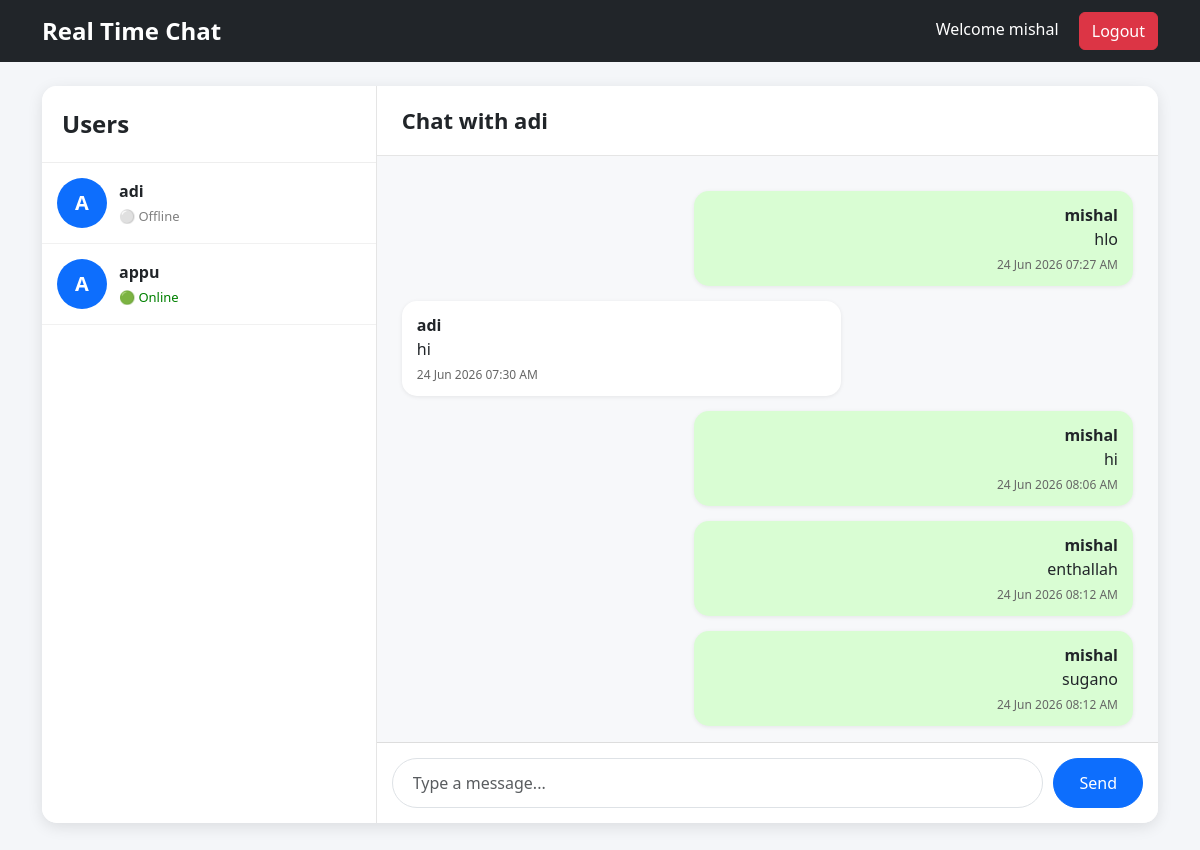
The app's page /chat/3/ (signed in) with its own data.
### accounts/models.py (models this page shows, shortened)
class UserProfile(models.Model):
    user = models.OneToOneField(
        User,
        on_delete=models.CASCADE
    )
    is_online = models.BooleanField(default=False)
    last_seen = models.DateTimeField(auto_now=True)

### chat/models.py (models this page shows, shortened)
class Message(models.Model):
    sender = models.ForeignKey(
        User,
        on_delete=models.CASCADE,
        related_name="sent_messages"
    )
    receiver = models.ForeignKey(
        User,
        on_delete=models.CASCADE,
        related_name="received_messages"
    )
    message = models.TextField()
    timestamp = models.DateTimeField(auto_now_add=True)
    is_read = models.BooleanField(default=False)
    class Meta:
        ordering = ['timestamp']

### chat/views.py (the view)
# urls.py: path("chat/<int:user_id>/", views.chat_room, name="chat_room"),
@login_required
def chat_room(request, user_id):
    receiver = get_object_or_404(
        User,
        id=user_id
    )
    room_name = "_".join(
        map(
            str,
            sorted([
                request.user.id,
                receiver.id
            ])
        )
    )
    messages = Message.objects.filter(
        Q(
            sender=request.user,
            receiver=receiver
        ) |
        Q(
            sender=receiver,
            receiver=request.user
        )
    ).order_by("timestamp")
    users = UserProfile.objects.exclude(
        user=request.user
    )
    return render(request, "home.html", {
        "users": users,
        "receiver": receiver,
        "messages": messages,
        "room_name": room_name,
    })

### templates/home.html (shortened to what this page needs)
{% extends 'base.html' %}
{% block content %}
<div class="chat-container">
    <div class="sidebar">
        <div class="sidebar-title">
            Users
        </div>
        {% for u in users %}
            {% if u.user and u.user.id %}
            <a href="{% url 'chat_room' u.user.id %}"
               class="text-decoration-none text-dark">
                <div class="user-item">
                    <div class="avatar">
                        {{ u.user.username|first|upper }}
                    </div>
                    <div>
                        <strong>
                            {{ u.user.username }}
                        </strong>
                        <br>
                        {% if u.is_online %}
                            <span class="online">🟢 Online</span>
                        {% else %}
                            <span class="offline">⚪ Offline</span>
                        {% endif %}
                    </div>
                </div>
            </a>
            {% endif %}
        {% empty %}
            <p class="p-3">
                No users found.
            </p>
        {% endfor %}
    </div>
    <div class="chat-window">
        {% if receiver %}
        <div class="chat-header">
            Chat with {{ receiver.username }}
        </div>
        <div id="chat-box" class="messages">
            {% for msg in messages %}
            <div class="message {% if msg.sender == request.user %}mine{% endif %}">
                <strong>
                    {{ msg.sender.username }}
                </strong>
                <br>
                {{ msg.message }}
                <br>
                <small>
                    {{ msg.timestamp|date:"d M Y h:i A" }}
                </small>
            </div>
            {% empty %}
            <p>No messages yet.</p>
            {% endfor %}
        </div>
        <form id="chat-form">
            <div class="send-box">
                <input
                    type="text"
                    id="chat-message-input"
                    class="form-control"
                    placeholder="Type a message..."
                    autocomplete="off"
                    required
                >
                <button
                    type="submit"
                    class="btn btn-primary">
                    Send
                </button>
            </div>
        </form>
        {% else %}
        <div class="d-flex justify-content-center align-items-center h-100">
            <h3 class="text-muted">
                Select a user to start chatting
            </h3>
        </div>
        {% endif %}
    </div>
</div>
{% endblock %}

### templates/base.html (shortened to what this page needs)
<!DOCTYPE html>
<html lang="en">
<head>
    <link href="https://cdn.jsdelivr.net/npm/bootstrap@5.3.3/dist/css/bootstrap.min.css" rel="stylesheet">
</head>
<body>
<nav class="navbar navbar-expand-lg navbar-dark bg-dark">
    <div class="container">
        <a class="navbar-brand" href="/">
            Real Time Chat
        </a>
        <div>
            {% if user.is_authenticated %}
                <span class="text-white me-3">
                    Welcome {{ user.username }}
                </span>
                <a href="{% url 'logout' %}" class="btn btn-danger">
                    Logout
                </a>
            {% endif %}
        </div>
    </div>
</nav>
<div class="container mt-4">
    {% block content %}
    {% endblock %}
</div>
</body>
</html>

### templates/base.html (style rules this page uses)
body { background:#f4f6f9; }
.navbar-brand { font-weight:700; font-size:24px; }

### templates/home.html (style rules this page uses)
.chat-container { display:flex; height:80vh; background:#ffffff; border-radius:15px; overflow:hidden; box-shadow:0 4px 15px rgba(0,0,0,.1); }
.sidebar { width:30%; background:#fff; border-right:1px solid #e5e5e5; overflow-y:auto; }
.sidebar-title { padding:20px; font-size:24px; font-weight:700; border-bottom:1px solid #eee; }
.user-item { display:flex; align-items:center; padding:15px; border-bottom:1px solid #f1f1f1; transition:.3s; }
.avatar { width:50px; height:50px; border-radius:50%; background:#0d6efd; color:white; display:flex; justify-content:center; align-items:center; font-size:20px; font-weight:bold; margin-right:12px; }
.chat-window { width:70%; display:flex; flex-direction:column; background:#f7f8fa; }
.chat-header { background:white; padding:18px 25px; border-bottom:1px solid #e5e5e5; font-size:22px; font-weight:600; }
.messages { flex:1; overflow-y:auto; padding:25px; }
.message { background:white; padding:12px 15px; border-radius:15px; margin-bottom:15px; max-width:60%; box-shadow:0 1px 4px rgba(0,0,0,.08); }
.mine { background:#d9fdd3; margin-left:auto; text-align:right; }
.message small { display:block; margin-top:5px; color:#666; font-size:12px; }
.send-box { display:flex; padding:15px; background:white; border-top:1px solid #ddd; }
.send-box input { flex:1; margin-right:10px; border-radius:25px; padding:12px 20px; }
.send-box button { border-radius:25px; padding:10px 25px; }
.online { color:green; font-size:13px; }
.offline { color:gray; font-size:13px; }

### records on screen
UserProfile: user.username|first "A", user.username "adi", is_online "⚪ Offline"
UserProfile: user.username|first "A", user.username "appu", is_online "🟢 Online"
Message: sender.username "mishal", message "hlo", timestamp "24 Jun 2026 07:27 AM"
Message: sender.username "adi", message "hi", timestamp "24 Jun 2026 07:30 AM"
Message: sender.username "mishal", message "hi", timestamp "24 Jun 2026 08:06 AM"
Message: sender.username "mishal", message "enthallah", timestamp "24 Jun 2026 08:12 AM"
Message: sender.username "mishal", message "sugano", timestamp "24 Jun 2026 08:12 AM"

### other values on screen
{{ user.username }} "mishal"
{{ receiver.username }} "adi"
